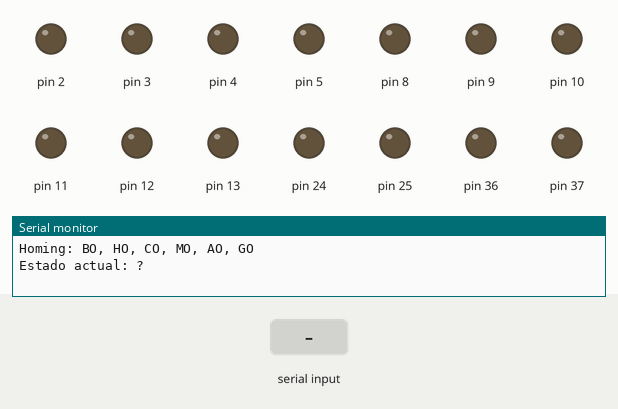
Recording of a sketch running on a simulated Arduino Mega 2560, built with avr-gcc and run on an emulated ATmega2560. Parts: output pins drawn as LEDs (lit = HIGH), the last lines printed to the serial monitor. The inputs (shaded band) are chosen by the test bench.

Above: at 1.2 s.
1.3 s: "B90\n" received over Serial
At 2.7 s:
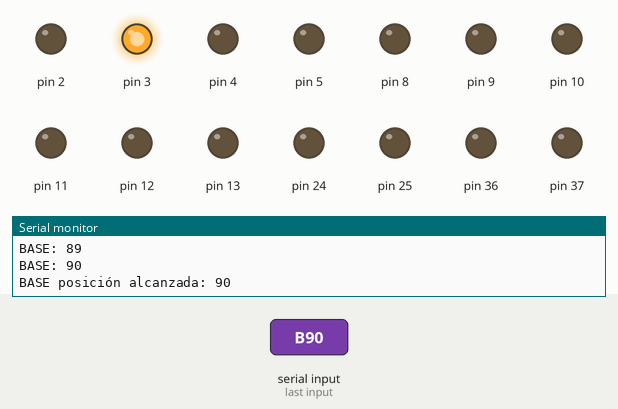
3.0 s: "H90\n" received over Serial
At 4.3 s:
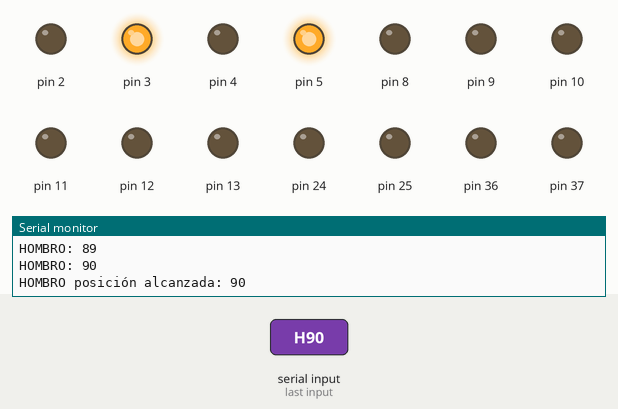
4.7 s: "B,45\n" received over Serial
At 5.5 s:
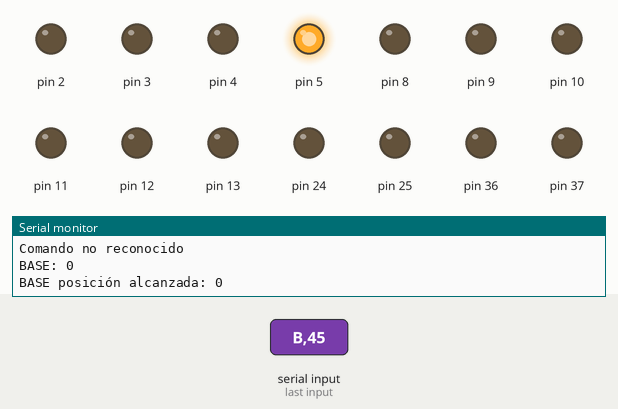
6.2 s: "C90\n" received over Serial
At 7.6 s:
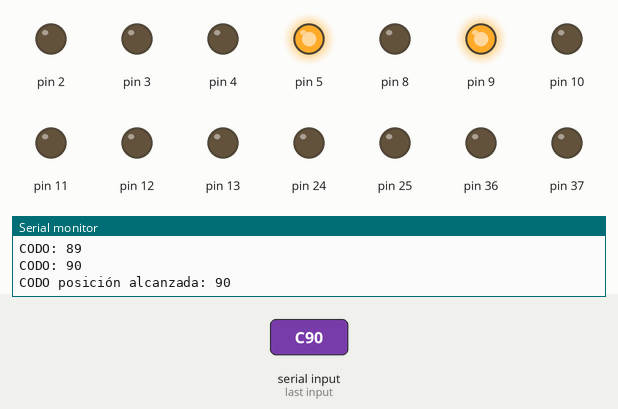
7.9 s: "H,45\n" received over Serial
At 9.1 s:
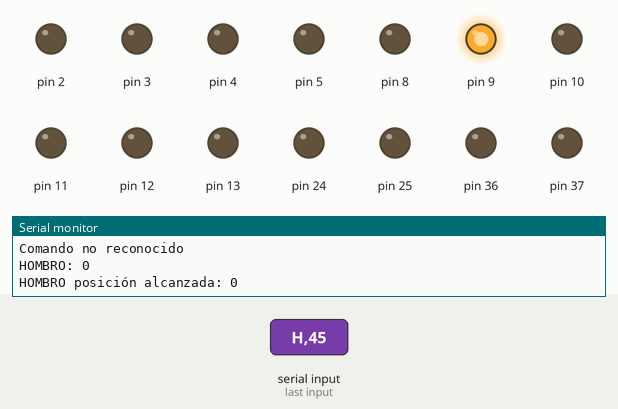
9.4 s: "M90\n" received over Serial
At 10.4 s:
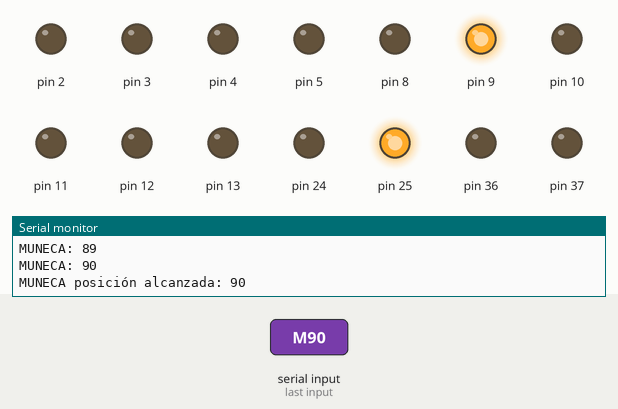
Timing chart, 0 to 12.1 s (numbered marks = the images above; inputs shaded):
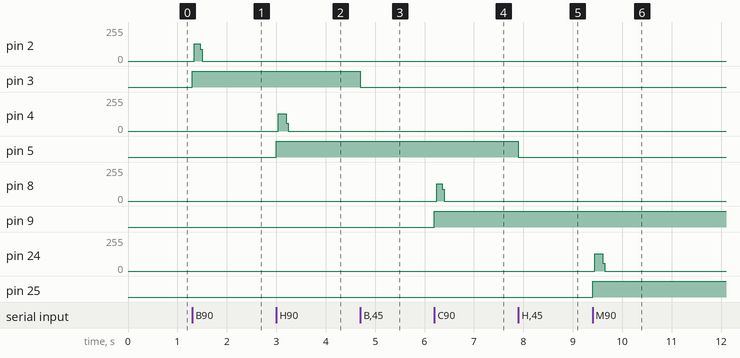

Measured:
- after the input at 1.3 s, pin 2: 0/255 → 128/255 at once, → 0/255 0.12 s later; pin 3: LOW → HIGH at once
- after the input at 3.0 s, pin 4: 0/255 → 129/255 at once, → 0/255 0.16 s later; pin 5: LOW → HIGH at once
- after the input at 4.7 s, pin 3: HIGH → LOW at once
- after the input at 6.2 s, pin 8: 0/255 → 128/255 at once, → 0/255 0.12 s later; pin 9: LOW → HIGH at once
- after the input at 7.9 s, pin 5: HIGH → LOW at once
- after the input at 9.4 s, pin 24: 0/255 → 129/255 at once, → 0/255 0.16 s later; pin 25: LOW → HIGH at once

The sketch:

robotKUKA.ino
```cpp
#include "EjeMotor.h"

const float STEPS_PER_REVGIRO   = 200.0;                                                  // Pasos por revolución del motor (1.8° por paso)
const float MICROSTEPSGIRO      = 16.0;                                                   // Micropasos (ajustar según configuración del driver)
const float PULLEY_TEETHGIRO    = 20.0;                                                   // Número de dientes de la polea
const float BELT_PITCHGIRO      = 2.0;                                                    // Paso de la correa en mm (típicamente GT2=2mm)
const float MM_PER_REVGIRO      = PULLEY_TEETHGIRO * BELT_PITCHGIRO;                      // mm por revolución
const float STEPS_PER_MMGIRO    = (STEPS_PER_REVGIRO * MICROSTEPSGIRO) / MM_PER_REVGIRO;  // Pasos por mm
// Variables globales
long currentPositionGIROSteps = 0;  // Posición actual en pasos
float currentPositionGIROMM = 0.0;  // Posición actual en mm
String inputString = "";            // String para almacenar la entrada
boolean stringComplete = false;     // Indica si la cadena está completa

const float STEPS_PER_REVmano = 200.0;                                                 // Pasos por revolución del motor (1.8° por paso)
const float MICROSTEPSmano = 16.0;                                                     // Micropasos (ajustar según configuración del driver)
const float PULLEY_TEETHmano = 20.0;                                                   // Número de dientes de la polea
const float BELT_PITCHmano = 2.0;                                                      // Paso de la correa en mm (típicamente GT2=2mm)
const float MM_PER_REVmano = PULLEY_TEETHmano * BELT_PITCHmano;                        // mm por revolución
const float STEPS_PER_MMmano = (STEPS_PER_REVmano * MICROSTEPSmano) / MM_PER_REVmano;  // Pasos por mm
// Variables globales
long currentPositionmanoSteps = 0;  // Posición actual en pasos
float currentPositionmanoMM = 0.0;  // Posición actual en mm

// Buffer para comandos seriales
String commandBuffer = "";

enum MotorID {
  BASE,
  HOMBRO,
  CODO,
  MUNECA,
  MANO,
  GIRO,
  MOTOR_COUNT  // Cantidad total de motores
};

MotorID charToMotorID(char c) {
  switch (c) {
    case 'B': return BASE;
    case 'H': return HOMBRO;
    case 'C': return CODO;
    case 'M': return MUNECA;
    case 'A': return MANO;
    case 'G': return GIRO;
    default: return MOTOR_COUNT;  // Indicador de inválido
  }
}

EjeMotor base("BASE", 2, 3, 37, 1000);
EjeMotor hombro("HOMBRO", 4, 5, 38, 1000);
EjeMotor codo("CODO", 8, 9, 39, 1000);
EjeMotor muneca("MUNECA", 24, 25, 36, 1000);
EjeMotor mano("MANO", 10, 11, 41, 2000);
EjeMotor giro("GIRO", 12, 13, 42, 2000);

// Crear array de punteros con los motores
EjeMotor* motores[MOTOR_COUNT] = { &base, &hombro, &codo, &muneca, &mano, &giro };

void setup() {
  // Configuración de pines
  pinMode(2, OUTPUT);
  pinMode(3, OUTPUT);
  pinMode(4, OUTPUT);
  pinMode(5, OUTPUT);
  pinMode(8, OUTPUT);
  pinMode(9, OUTPUT);
  pinMode(10, OUTPUT);
  pinMode(11, OUTPUT);
  pinMode(12, OUTPUT);
  pinMode(13, OUTPUT);
  pinMode(24, OUTPUT);
  pinMode(25, OUTPUT);
  pinMode(36, OUTPUT);
  pinMode(37, OUTPUT);
  pinMode(38, OUTPUT);
  pinMode(39, OUTPUT);
  pinMode(41, OUTPUT);
  pinMode(42, OUTPUT);

  // Habilitar drivers (lógica invertida en algunos modelos)
  digitalWrite(36, LOW);
  digitalWrite(37, LOW);
  digitalWrite(38, LOW);
  digitalWrite(39, LOW);
  digitalWrite(41, LOW);
  digitalWrite(42, LOW);

  // Inicializar comunicación serial
  Serial.begin(115200);
  Serial.println("Control de NAIbot iniciado");
  Serial.println("Comandos disponibles:");
  Serial.println("Movimiento individual: B[posición], H[posición], C[posición], M[posición], A[posición], G[posición]");
  Serial.println("Movimiento múltiple: B[posición],H[posición],C[posición],M[posición],A[posición],G[posición]");
  Serial.println("Homing: BO, HO, CO, MO, AO, GO");
  Serial.println("Estado actual: ?");
}

void loop() {
  // Leer comandos desde el puerto serial
  readSerialCommands();

  for (int i = 0; i < MOTOR_COUNT; i++) {
    if (motores[i]->isRunning) {
      motores[i]->updateMotor();
    }
  }
}

void readSerialCommands() {
  while (Serial.available() > 0) {
    char c = Serial.read();

    // Si es un carácter de nueva línea, procesar el comando completo
    if (c == '\n' || c == '\r') {
      if (commandBuffer.length() > 0) {
        processCommand(commandBuffer);
        commandBuffer = "";
      }
    } else {
      // Acumular caracteres en el buffer
      commandBuffer += c;
    }
  }
}

void processCommand(String command) {
  Serial.println("command: "+command);
  if (command.length() < 1) {
    Serial.println("Comando vacío");
    return;
  }

  if (command == "?") {
    showCurrentInfo();
    return;
  }

  int startPos = 0;
  int endPos = 0;
  do{
    endPos = command.indexOf(',', startPos);  // obtener trozo de comando
    String msg= (endPos == -1)
      ? command.substring(startPos)          // si no hay "," coger todo el el mensaje a partir del indice start
      : command.substring(startPos,endPos);   // si hay "," coger desde start hasta el coma

    processSingleCommand(msg);                // procesar el comando obtenido
    startPos= endPos + 1;                     // saltar el coma

  }while(endPos != -1);                       // si no habia "," significa que no hay mas comandos despues
}

void processSingleCommand(String cmd) {
  if (cmd.length() < 1) return;

  MotorID motorId = charToMotorID(cmd.charAt(0));
  if (motorId == MOTOR_COUNT) {
    Serial.println("Comando no reconocido");
    return;
  }

  int position = 0;
  if (cmd.length() > 1) {
    position = cmd.substring(1).toInt();
  }

  motores[motorId]->move(position);
}

void showCurrentInfo() {
  Serial.println("\n--- Estado Actual ---");
  Serial.print("BASE: ");
  Serial.println(motores[BASE]->currentPosition);
  Serial.print("HOMBRO: ");
  Serial.println(motores[HOMBRO]->currentPosition);
  Serial.print("CODO: ");
  Serial.println(motores[CODO]->currentPosition);
  Serial.print("MUÑECA: ");
  Serial.println(motores[MUNECA]->currentPosition);
  Serial.print("MANO: ");
  Serial.print(currentPositionmanoMM);
  Serial.println(" mm");
  Serial.print("GIRO: ");
  Serial.print(currentPositionGIROMM);
  Serial.println(" mm");
  Serial.println("-------------------");
}
```

Command.cpp
```cpp

```

EjeMotor.cpp
```cpp
#include "EjeMotor.h"

EjeMotor::EjeMotor(String n, int pul, int dir, int en, int stepsRev)
  : name(n), pulPin(pul), dirPin(dir), enablePin(en), stepsPerRevolution(stepsRev) {}

void EjeMotor::move(int position) {
  targetPosition = position;
  if (position == 0) {
    doHoming();
  } else {
    moveSelectedPosition(position);
  }
}

void EjeMotor::moveSelectedPosition(int position) {
  if (position > currentPosition) {
    digitalWrite(dirPin, HIGH);
  } else {
    digitalWrite(dirPin, LOW);
  }
  isRunning = true;
  Serial.print(name + " moviendo a: ");
  Serial.println(targetPosition);
}

void EjeMotor::updateMotor() {
  currentMicros = micros();
  if (currentMicros - previousMicros >= pulseDuration) {
    previousMicros = currentMicros;

    Serial.print(name + ": ");
    Serial.println(currentPosition);
    if (currentPosition != targetPosition) {
      pulseState = !pulseState;
      digitalWrite(pulPin, pulseState);

      if (pulseState == LOW) {
        if (digitalRead(dirPin) == HIGH) {
          currentPosition++;
        } else {
          currentPosition--;
        }
      }
    } else {
      isRunning = false;
      Serial.print(name + " posición alcanzada: ");
      Serial.println(currentPosition);
    }
  }
}

void EjeMotor::doHoming() {
  Serial.println(name + ": Iniciando secuencia de homing ...");
  int originalSpeed = motorSpeed;
  motorSpeed = velocidad * 4;
  pulseDuration = velocidad;

  targetPosition = 0;
  isRunning = true;
  if (targetPosition > currentPosition) {
    digitalWrite(dirPin, HIGH);
  } else {
    digitalWrite(dirPin, LOW);
  }

  Serial.print(name + ": Moviendo a posición: ");
  Serial.println(targetPosition);

  motorSpeed = originalSpeed;
  pulseDuration = velocidad;

  currentPosition = 0;
  targetPosition = 0;
  Serial.println(name + ": Homing completado. Posición establecida a 0.");
}
```

EjeMotor.h
```cpp
#ifndef EJEMOTOR_H
#define EJEMOTOR_H

#include <Arduino.h>

struct EjeMotor {
  const String name;
  const int pulPin;
  const int dirPin;
  const int enablePin;
  const int stepsPerRevolution;

  unsigned long previousMicros = 0;
  unsigned long currentMicros = 0;
  unsigned long pulseDuration = 50;
  bool pulseState = LOW;
  int currentPosition = 0;
  int targetPosition = 0;
  bool isRunning = false;
  int velocidad = 50;
  int motorSpeed = 1000;

  EjeMotor(String n, int pul, int dir, int en, int stepsRev);

  void move(int position);
  void moveSelectedPosition(int position);
  void updateMotor();
  void doHoming();
};

#endif
```
